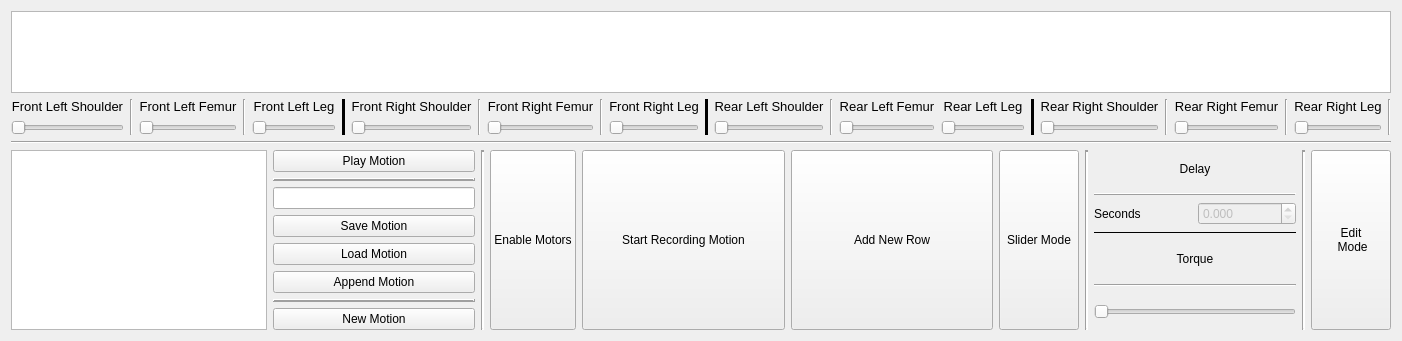
  <widget class="QWidget" name="_motionRecorderTab">
   <property name="enabled">
    <bool>true</bool>
   </property>
   <attribute name="title">
    <string>Motion Recorder</string>
   </attribute>
   <layout class="QVBoxLayout" name="verticalLayout_25" stretch="2,0,0,1">
    <item>
     <widget class="QTableView" name="motionRecordTableMR">
      <property name="inputMethodHints">
       <set>Qt::ImhNone</set>
      </property>
      <property name="sizeAdjustPolicy">
       <enum>QAbstractScrollArea::AdjustToContents</enum>
      </property>
      <property name="editTriggers">
       <set>QAbstractItemView::DoubleClicked</set>
      </property>
      <property name="selectionMode">
       <enum>QAbstractItemView::ContiguousSelection</enum>
      </property>
      <property name="selectionBehavior">
       <enum>QAbstractItemView::SelectItems</enum>
      </property>
      <attribute name="horizontalHeaderCascadingSectionResizes">
       <bool>false</bool>
      </attribute>
      <attribute name="horizontalHeaderDefaultSectionSize">
       <number>115</number>
      </attribute>
      <attribute name="horizontalHeaderStretchLastSection">
       <bool>true</bool>
      </attribute>
     </widget>
    </item>
    <item>
     <layout class="QHBoxLayout" name="manualSlidersLayoutMR">
      <item>
       <layout class="QVBoxLayout" name="verticalLayout_27">
        <item>
         <widget class="CustomQLabel" name="frontLeftShoulderLabelMR">
          <property name="font">
           <font>
            <pointsize>10</pointsize>
           </font>
          </property>
          <property name="text">
           <string>Front Left Shoulder</string>
          </property>
          <property name="alignment">
           <set>Qt::AlignCenter</set>
          </property>
         </widget>
        </item>
        <item>
         <widget class="CustomQSlider" name="frontLeftShoulderSliderMR">
          <property name="minimum">
           <number>0</number>
          </property>
          <property name="orientation">
           <enum>Qt::Horizontal</enum>
          </property>
         </widget>
        </item>
       </layout>
      </item>
      <item>
       <widget class="Line" name="line_14">
        <property name="orientation">
         <enum>Qt::Vertical</enum>
        </property>
       </widget>
      </item>
      <item>
       <layout class="QVBoxLayout" name="verticalLayout_28">
        <item>
         <widget class="CustomQLabel" name="frontLeftFemurLabelMR">
          <property name="font">
           <font>
            <pointsize>10</pointsize>
           </font>
          </property>
          <property name="text">
           <string>Front Left Femur</string>
          </property>
          <property name="alignment">
           <set>Qt::AlignCenter</set>
          </property>
         </widget>
        </item>
        <item>
         <widget class="CustomQSlider" name="frontLeftFemurSliderMR">
          <property name="orientation">
           <enum>Qt::Horizontal</enum>
          </property>
         </widget>
        </item>
       </layout>
      </item>
      <item>
       <widget class="Line" name="line_13">
        <property name="orientation">
         <enum>Qt::Vertical</enum>
        </property>
       </widget>
      </item>
      <item>
       <layout class="QVBoxLayout" name="verticalLayout_30">
        <item>
         <widget class="CustomQLabel" name="frontLeftLegLabelMR">
          <property name="font">
           <font>
            <pointsize>10</pointsize>
           </font>
          </property>
          <property name="text">
           <string>Front Left Leg</string>
          </property>
          <property name="alignment">
           <set>Qt::AlignCenter</set>
          </property>
         </widget>
        </item>
        <item>
         <widget class="CustomQSlider" name="frontLeftLegSliderMR">
          <property name="orientation">
           <enum>Qt::Horizontal</enum>
          </property>
         </widget>
        </item>
       </layout>
      </item>
      <item>
       <widget class="Line" name="line_26">
        <property name="frameShadow">
         <enum>QFrame::Plain</enum>
        </property>
        <property name="lineWidth">
         <number>3</number>
        </property>
        <property name="orientation">
         <enum>Qt::Vertical</enum>
        </property>
       </widget>
      </item>
      <item>
       <layout class="QVBoxLayout" name="verticalLayout_29">
        <item>
         <widget class="CustomQLabel" name="frontRightShoulderLabelMR">
          <property name="font">
           <font>
            <pointsize>10</pointsize>
           </font>
          </property>
          <property name="text">
           <string>Front Right Shoulder</string>
          </property>
          <property name="alignment">
           <set>Qt::AlignCenter</set>
          </property>
         </widget>
        </item>
        <item>
         <widget class="CustomQSlider" name="frontRightShoulderSliderMR">
          <property name="orientation">
           <enum>Qt::Horizontal</enum>
          </property>
         </widget>
        </item>
       </layout>
      </item>
      <item>
       <widget class="Line" name="line_27">
        <property name="orientation">
         <enum>Qt::Vertical</enum>
        </property>
       </widget>
      </item>
      <item>
       <layout class="QVBoxLayout" name="verticalLayout_31">
        <item>
         <widget class="CustomQLabel" name="frontRightFemurLabelMR">
          <property name="font">
           <font>
            <pointsize>10</pointsize>
           </font>
          </property>
          <property name="text">
           <string>Front Right Femur</string>
          </property>
          <property name="alignment">
           <set>Qt::AlignCenter</set>
          </property>
         </widget>
        </item>
        <item>
         <widget class="CustomQSlider" name="frontRightFemurSliderMR">
          <property name="orientation">
           <enum>Qt::Horizontal</enum>
          </property>
         </widget>
        </item>
       </layout>
      </item>
      <item>
       <widget class="Line" name="line_28">
        <property name="orientation">
         <enum>Qt::Vertical</enum>
        </property>
       </widget>
      </item>
      <item>
       <layout class="QVBoxLayout" name="verticalLayout_32">
        <item>
         <widget class="CustomQLabel" name="frontRightLegLabelMR">
          <property name="font">
           <font>
            <pointsize>10</pointsize>
           </font>
          </property>
          <property name="text">
           <string>Front Right Leg</string>
          </property>
          <property name="alignment">
           <set>Qt::AlignCenter</set>
          </property>
         </widget>
        </item>
        <item>
         <widget class="CustomQSlider" name="frontRightLegSliderMR">
          <property name="orientation">
           <enum>Qt::Horizontal</enum>
          </property>
         </widget>
        </item>
       </layout>
      </item>
      <item>
       <widget class="Line" name="line_29">
        <property name="frameShadow">
         <enum>QFrame::Plain</enum>
        </property>
        <property name="lineWidth">
         <number>3</number>
        </property>
        <property name="orientation">
         <enum>Qt::Vertical</enum>
        </property>
       </widget>
      </item>
      <item>
       <layout class="QVBoxLayout" name="verticalLayout_34">
        <item>
         <widget class="CustomQLabel" name="rearLeftShoulderLabelMR">
          <property name="font">
           <font>
            <pointsize>10</pointsize>
           </font>
          </property>
          <property name="text">
           <string>Rear Left Shoulder</string>
          </property>
          <property name="alignment">
           <set>Qt::AlignCenter</set>
          </property>
         </widget>
        </item>
        <item>
         <widget class="CustomQSlider" name="rearLeftShoulderSliderMR">
          <property name="orientation">
           <enum>Qt::Horizontal</enum>
          </property>
         </widget>
        </item>
       </layout>
      </item>
      <item>
       <widget class="Line" name="line_30">
        <property name="orientation">
         <enum>Qt::Vertical</enum>
        </property>
       </widget>
      </item>
      <item>
       <layout class="QVBoxLayout" name="verticalLayout_33">
        <item>
         <widget class="CustomQLabel" name="rearLeftFemurLabelMR">
          <property name="font">
           <font>
            <pointsize>10</pointsize>
           </font>
          </property>
          <property name="text">
           <string>Rear Left Femur</string>
          </property>
          <property name="alignment">
           <set>Qt::AlignCenter</set>
          </property>
         </widget>
        </item>
        <item>
         <widget class="CustomQSlider" name="rearLeftFemurSliderMR">
          <property name="orientation">
           <enum>Qt::Horizontal</enum>
          </property>
         </widget>
        </item>
       </layout>
      </item>
      <item>
       <layout class="QVBoxLayout" name="verticalLayout_35">
        <item>
         <widget class="CustomQLabel" name="rearLeftLegLabelMR">
          <property name="font">
           <font>
            <pointsize>10</pointsize>
           </font>
          </property>
          <property name="text">
           <string>Rear Left Leg</string>
          </property>
          <property name="alignment">
           <set>Qt::AlignCenter</set>
          </property>
         </widget>
        </item>
        <item>
         <widget class="CustomQSlider" name="rearLeftLegSliderMR">
          <property name="orientation">
           <enum>Qt::Horizontal</enum>
          </property>
         </widget>
        </item>
       </layout>
      </item>
      <item>
       <widget class="Line" name="line_31">
        <property name="frameShadow">
         <enum>QFrame::Plain</enum>
        </property>
        <property name="lineWidth">
         <number>3</number>
        </property>
        <property name="orientation">
         <enum>Qt::Vertical</enum>
        </property>
       </widget>
      </item>
      <item>
       <layout class="QVBoxLayout" name="verticalLayout_36">
        <item>
         <widget class="CustomQLabel" name="rearRightShoulderLabelMR">
          <property name="font">
           <font>
            <pointsize>10</pointsize>
           </font>
          </property>
          <property name="text">
           <string>Rear Right Shoulder</string>
          </property>
          <property name="alignment">
           <set>Qt::AlignCenter</set>
          </property>
         </widget>
        </item>
        <item>
         <widget class="CustomQSlider" name="rearRightShoulderSliderMR">
          <property name="orientation">
           <enum>Qt::Horizontal</enum>
          </property>
         </widget>
        </item>
       </layout>
      </item>
      <item>
       <widget class="Line" name="line_32">
        <property name="orientation">
         <enum>Qt::Vertical</enum>
        </property>
       </widget>
      </item>
      <item>
       <layout class="QVBoxLayout" name="verticalLayout_37">
        <item>
         <widget class="CustomQLabel" name="rearRightFemurLabelMR">
          <property name="font">
           <font>
            <pointsize>10</pointsize>
           </font>
          </property>
          <property name="text">
           <string>Rear Right Femur</string>
          </property>
          <property name="alignment">
           <set>Qt::AlignCenter</set>
          </property>
         </widget>
        </item>
        <item>
         <widget class="CustomQSlider" name="rearRightFemurSliderMR">
          <property name="orientation">
           <enum>Qt::Horizontal</enum>
          </property>
         </widget>
        </item>
       </layout>
      </item>
      <item>
       <widget class="Line" name="line_25">
        <property name="orientation">
         <enum>Qt::Vertical</enum>
        </property>
       </widget>
      </item>
      <item>
       <layout class="QVBoxLayout" name="verticalLayout_38">
        <item>
         <widget class="CustomQLabel" name="rearRightLegLabelMR">
          <property name="font">
           <font>
            <pointsize>10</pointsize>
           </font>
          </property>
          <property name="text">
           <string>Rear Right Leg</string>
          </property>
          <property name="alignment">
           <set>Qt::AlignCenter</set>
          </property>
         </widget>
        </item>
        <item>
         <widget class="CustomQSlider" name="rearRightLegSliderMR">
          <property name="orientation">
           <enum>Qt::Horizontal</enum>
          </property>
         </widget>
        </item>
       </layout>
      </item>
      <item>
       <widget class="Line" name="line_33">
        <property name="orientation">
         <enum>Qt::Vertical</enum>
        </property>
       </widget>
      </item>
     </layout>
    </item>
    <item>
     <widget class="Line" name="line_12">
      <property name="orientation">
       <enum>Qt::Horizontal</enum>
      </property>
     </widget>
    </item>
    <item>
     <layout class="QHBoxLayout" name="horizontalLayout_16" stretch="0,1,4,0,1,1,0,0,1,0,0">
      <item>
       <widget class="QListWidget" name="motionsListViewMR"/>
      </item>
      <item>
       <layout class="QVBoxLayout" name="verticalLayout_24">
        <item>
         <widget class="QPushButton" name="playMotionButtonMR">
          <property name="text">
           <string>Play Motion</string>
          </property>
          <property name="checkable">
           <bool>true</bool>
          </property>
         </widget>
        </item>
        <item>
         <widget class="Line" name="line_9">
          <property name="frameShadow">
           <enum>QFrame::Raised</enum>
          </property>
          <property name="lineWidth">
           <number>2</number>
          </property>
          <property name="orientation">
           <enum>Qt::Horizontal</enum>
          </property>
         </widget>
        </item>
        <item>
         <widget class="QLineEdit" name="motionNameLineEditMR"/>
        </item>
        <item>
         <widget class="QPushButton" name="saveMotionButtonMR">
          <property name="text">
           <string>Save Motion</string>
          </property>
         </widget>
        </item>
        <item>
         <widget class="QPushButton" name="loadMotionButtonMR">
          <property name="text">
           <string>Load Motion</string>
          </property>
         </widget>
        </item>
        <item>
         <widget class="QPushButton" name="appendMotionButton">
          <property name="text">
           <string>Append Motion</string>
          </property>
         </widget>
        </item>
        <item>
         <widget class="Line" name="line_6">
          <property name="frameShadow">
           <enum>QFrame::Raised</enum>
          </property>
          <property name="lineWidth">
           <number>2</number>
          </property>
          <property name="orientation">
           <enum>Qt::Horizontal</enum>
          </property>
         </widget>
        </item>
        <item>
         <widget class="QPushButton" name="newMotionButtonMR">
          <property name="text">
           <string>New Motion</string>
          </property>
         </widget>
        </item>
       </layout>
      </item>
      <item>
       <widget class="Line" name="line_7">
        <property name="frameShadow">
         <enum>QFrame::Sunken</enum>
        </property>
        <property name="lineWidth">
         <number>2</number>
        </property>
        <property name="orientation">
         <enum>Qt::Vertical</enum>
        </property>
       </widget>
      </item>
      <item>
       <widget class="QPushButton" name="enableMotorsButtonMR">
        <property name="sizePolicy">
         <sizepolicy hsizetype="Minimum" vsizetype="Expanding">
          <horstretch>0</horstretch>
          <verstretch>0</verstretch>
         </sizepolicy>
        </property>
        <property name="text">
         <string>Enable Motors</string>
        </property>
        <property name="checkable">
         <bool>true</bool>
        </property>
       </widget>
      </item>
      <item>
       <widget class="QPushButton" name="startRecordingMotionButtonMR">
        <property name="sizePolicy">
         <sizepolicy hsizetype="Minimum" vsizetype="Expanding">
          <horstretch>0</horstretch>
          <verstretch>0</verstretch>
         </sizepolicy>
        </property>
        <property name="text">
         <string>Start Recording Motion</string>
        </property>
        <property name="checkable">
         <bool>true</bool>
        </property>
       </widget>
      </item>
      <item>
       <widget class="QPushButton" name="addNewRowButtonMR">
        <property name="sizePolicy">
         <sizepolicy hsizetype="Expanding" vsizetype="Expanding">
          <horstretch>0</horstretch>
          <verstretch>0</verstretch>
         </sizepolicy>
        </property>
        <property name="text">
         <string>Add New Row</string>
        </property>
       </widget>
      </item>
      <item>
       <widget class="QPushButton" name="manualRecordButtonMR">
        <property name="sizePolicy">
         <sizepolicy hsizetype="Minimum" vsizetype="Expanding">
          <horstretch>0</horstretch>
          <verstretch>0</verstretch>
         </sizepolicy>
        </property>
        <property name="text">
         <string>Slider Mode</string>
        </property>
        <property name="checkable">
         <bool>true</bool>
        </property>
       </widget>
      </item>
      <item>
       <widget class="Line" name="line_8">
        <property name="lineWidth">
         <number>2</number>
        </property>
        <property name="orientation">
         <enum>Qt::Vertical</enum>
        </property>
       </widget>
      </item>
      <item>
       <layout class="QVBoxLayout" name="verticalLayout_15" stretch="0,1,2,0,0,0,0">
        <property name="sizeConstraint">
         <enum>QLayout::SetMaximumSize</enum>
        </property>
        <item>
         <widget class="QLabel" name="label_26">
          <property name="text">
           <string>Delay</string>
          </property>
          <property name="alignment">
           <set>Qt::AlignCenter</set>
          </property>
         </widget>
        </item>
        <item>
         <widget class="Line" name="line_10">
          <property name="frameShadow">
           <enum>QFrame::Raised</enum>
          </property>
          <property name="orientation">
           <enum>Qt::Horizontal</enum>
          </property>
         </widget>
        </item>
        <item>
         <layout class="QHBoxLayout" name="horizontalLayout_15">
          <property name="sizeConstraint">
           <enum>QLayout::SetMaximumSize</enum>
          </property>
          <item>
           <widget class="QLabel" name="label_27">
            <property name="text">
             <string>Seconds      </string>
            </property>
           </widget>
          </item>
          <item>
           <widget class="QDoubleSpinBox" name="secondsSpinMR">
            <property name="enabled">
             <bool>false</bool>
            </property>
            <property name="decimals">
             <number>3</number>
            </property>
            <property name="maximum">
             <double>60.990000000000002</double>
            </property>
            <property name="singleStep">
             <double>0.100000000000000</double>
            </property>
           </widget>
          </item>
         </layout>
        </item>
        <item>
         <widget class="Line" name="line_16">
          <property name="frameShadow">
           <enum>QFrame::Plain</enum>
          </property>
          <property name="orientation">
           <enum>Qt::Horizontal</enum>
          </property>
         </widget>
        </item>
        <item>
         <widget class="QLabel" name="label_28">
          <property name="sizePolicy">
           <sizepolicy hsizetype="Preferred" vsizetype="Minimum">
            <horstretch>0</horstretch>
            <verstretch>0</verstretch>
           </sizepolicy>
          </property>
          <property name="text">
           <string>Torque</string>
          </property>
          <property name="alignment">
           <set>Qt::AlignCenter</set>
          </property>
         </widget>
        </item>
        <item>
         <widget class="Line" name="line_15">
          <property name="orientation">
           <enum>Qt::Horizontal</enum>
          </property>
         </widget>
        </item>
        <item>
         <widget class="QSlider" name="torqueSliderMR">
          <property name="enabled">
           <bool>false</bool>
          </property>
          <property name="sizePolicy">
           <sizepolicy hsizetype="Expanding" vsizetype="Preferred">
            <horstretch>0</horstretch>
            <verstretch>0</verstretch>
           </sizepolicy>
          </property>
          <property name="maximum">
           <number>1023</number>
          </property>
          <property name="orientation">
           <enum>Qt::Horizontal</enum>
          </property>
         </widget>
        </item>
       </layout>
      </item>
      <item>
       <widget class="Line" name="line_11">
        <property name="lineWidth">
         <number>2</number>
        </property>
        <property name="orientation">
         <enum>Qt::Vertical</enum>
        </property>
       </widget>
      </item>
      <item>
       <widget class="QPushButton" name="editModeButtonMR">
        <property name="sizePolicy">
         <sizepolicy hsizetype="Minimum" vsizetype="Expanding">
          <horstretch>0</horstretch>
          <verstretch>0</verstretch>
         </sizepolicy>
        </property>
        <property name="text">
         <string>Edit 
 Mode</string>
        </property>
        <property name="checkable">
         <bool>true</bool>
        </property>
       </widget>
      </item>
     </layout>
    </item>
   </layout>
  </widget>
